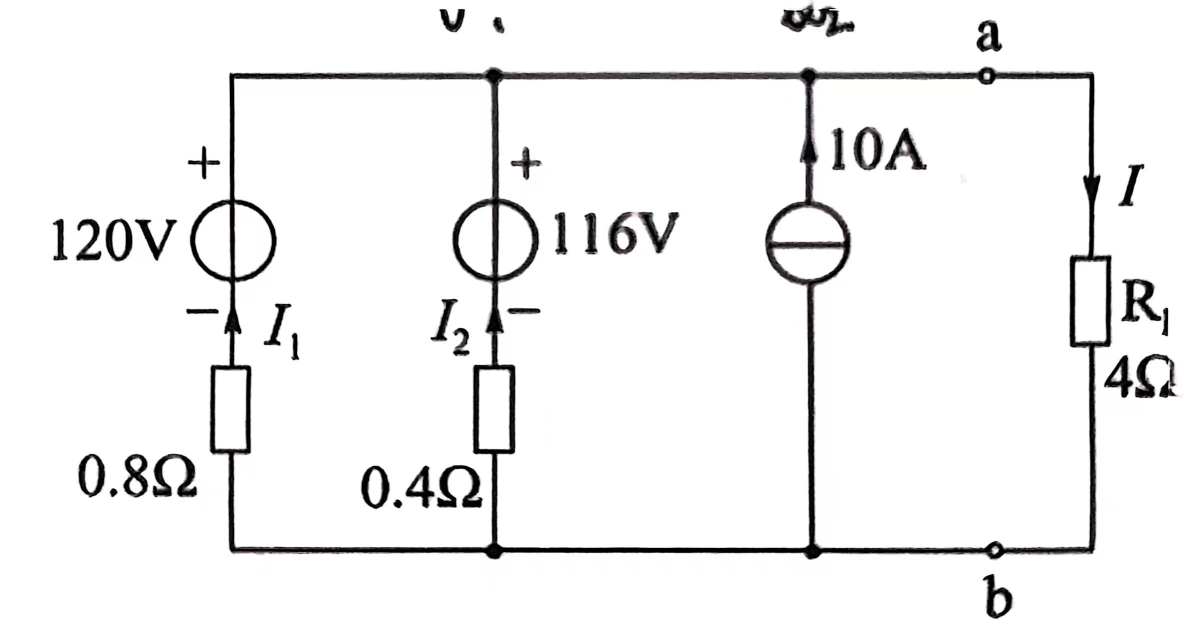
#> input picture assignment/circuit1.jpg, 2367 x 1280 px (shown at 1/2 size)
$ python -i process_circuit_image.py   (imports and definitions only)
#> lines starting #> are read from the running program, lines starting #| are printed output that depends on the picture; after the words box and inside, x2 and y2 are one past the last pixel; in counts of white or black regions, pixels touching at a corner belong together
### assignment/generate_binary_circuit_with_component_removal.py
import cv2
import numpy as np
import os
from detect_circuit_combined_models import detect_circuit_combined_models
import math


def generate_binary_circuit_with_component_removal(image_path, output_path=None, radius=65,
                                                   standard_model_path=None, pose_model_path=None):
    """
    生成已移除元件区域的电路线路二值图像。

    参数：
    - image_path：输入图像路径
    - output_path：保存二值输出的路径
    - radius：端点连接半径
    - standard_model_path：标准 YOLO 模型路径
    - pose_model_path：YOLO-pose 模型路径

    返回：
    - binary_image：电路原始二值图像
    - connected_image：包含连接线的二值图像
    - components_image：显示检测到的元件的图像
    - final_image：移除元件后的二值图像
    -detected_components：检测到的元件数据字典
    """
#> called with image_path = 'circuit1.jpg', output_path = 'final_binary_circuit.png', radius = 65
    img = cv2.imread(image_path)
#> img is the input picture: shape (1280, 2367, 3); mean B, G, R 241.1, 241, 241.1
    if img is None:
        raise ValueError(f"Could not load image from {image_path}")

    # 得到图像维度
    h, w = img.shape[:2]

    # 图像预处理
    gray = cv2.cvtColor(img, cv2.COLOR_BGR2GRAY)
    blurred = cv2.GaussianBlur(gray, (5, 5), 0)
    edges = cv2.Canny(blurred, 50, 150, apertureSize=3)  # 边缘检测
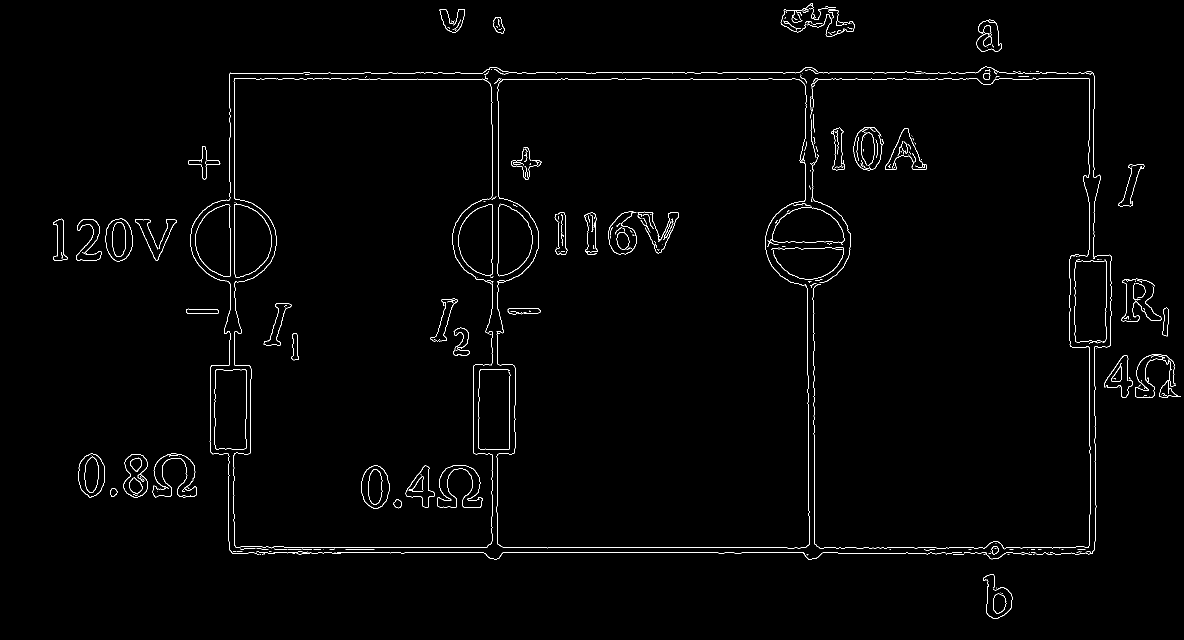
#> edges: shape (1280, 2367) (shown at 1/2 size); 1.2% white in thin lines or dots

    # 获取原始霍夫线
    min_line_length = 50
    max_line_gap = 50
    lines = cv2.HoughLinesP(edges, 1, np.pi / 180, 50,
                            minLineLength=min_line_length,
                            maxLineGap=max_line_gap)
#> lines = 287 rows, first 6: [964, 1095, 2112, 1095], [1812, 1105, 2185, 1105], [458, 158, 2076, 158], [460, 146, 1113, 146], [729, 145, 2185, 145], [458, 157, 760, 157]

    if lines is None or len(lines) == 0:
        print("图片中没有线。")
        return np.zeros((h, w), dtype=np.uint8), np.zeros((h, w), dtype=np.uint8), img, np.zeros((h, w),
                                                                                                 dtype=np.uint8), {}

    # 用这些检测到的线创建一个图像
    binary_image = np.zeros((h, w), dtype=np.uint8)
    for line in lines:
        x1, y1, x2, y2 = line[0]
        cv2.line(binary_image, (x1, y1), (x2, y2), 255, 1)
#> this loop made 287 passes
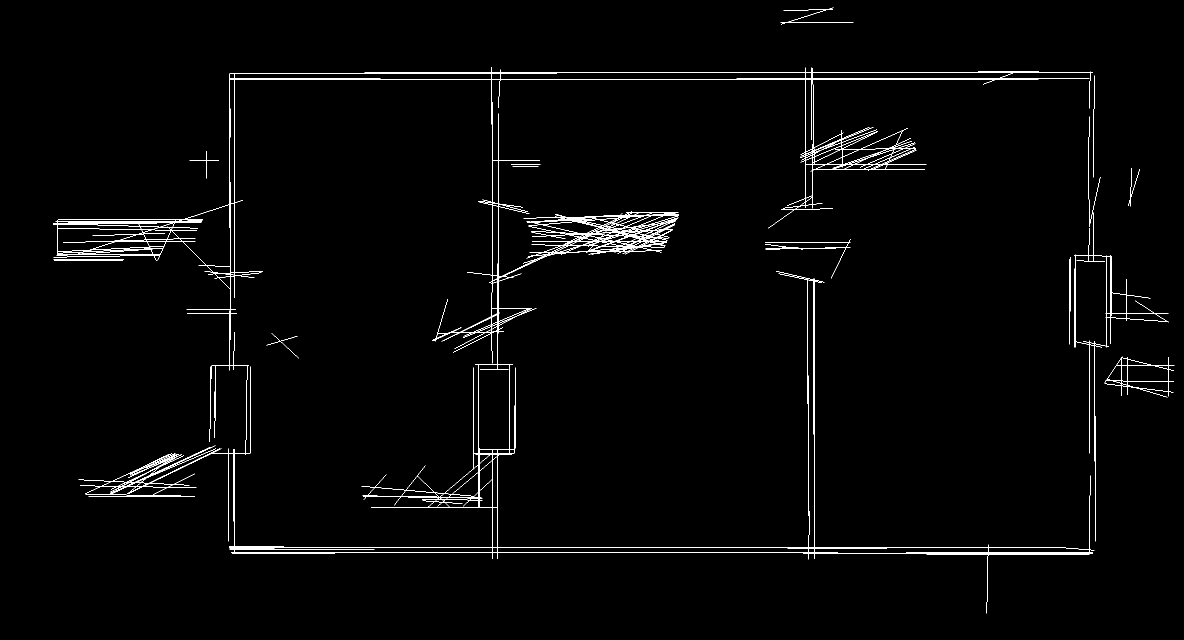
#> binary_image: shape (1280, 2367) (shown at 1/2 size); 1.6% white in thin lines or dots, all inside (x1, y1, x2, y2) = (106, 15, 2349, 1227)

    # 保存初始二进制图像
    cv2.imwrite("original_binary.png", binary_image)

    # 提取这些线的端点
    endpoints = []
    for line in lines:
        x1, y1, x2, y2 = line[0]
        endpoints.append((x1, y1))
        endpoints.append((x2, y2))
#> after the loop, endpoints = 574 pairs, first value 106 to 2348, second value 15 to 1226

    print(f"使用固定的精细化半径： {radius}")

    # 创建连通的二进制图像
    connected_image = create_connected_binary(binary_image, endpoints, radius)
    cv2.imwrite("connected_binary.png", connected_image)

    # 清理连接的图像
    cleaned_image = clean_binary_image(connected_image)
    cv2.imwrite("cleaned_binary.png", cleaned_image)

    # 确认模型路径存在
    if standard_model_path and pose_model_path and os.path.exists(standard_model_path) and os.path.exists(
            pose_model_path):
        try:
            print("使用 YOLO 模型检测组件...")
            detected_components, _ = detect_circuit_combined_models(standard_model_path, pose_model_path, image_path)
        except Exception as e:
            print(f"组件检测错误： {str(e)}")
            detected_components = {}
    else:
        print("未提供或未找到 YOLO 模型路径，跳过组件检测。")
        detected_components = {}

    # 创建原件可视化
    components_image = img.copy()
    component_mask = np.zeros((h, w), dtype=np.uint8)

    for comp_id, comp_data in detected_components.items():
        x1, y1, x2, y2 = comp_data['box']

        color = (0, 255, 0) if comp_data['model'] == 'standard' else (0, 0, 255)
        cv2.rectangle(components_image, (x1, y1), (x2, y2), color, 2)

        label = f"{comp_data['class_name']} ({comp_id})"
        cv2.putText(components_image, label, (x1, y1 - 10), cv2.FONT_HERSHEY_SIMPLEX,
                    0.5, color, 2)

        if comp_data['direction']:
            start_pt = comp_data['direction']['start']
            end_pt = comp_data['direction']['end']
            cv2.arrowedLine(components_image, start_pt, end_pt, (255, 0, 255), 2)

        cv2.rectangle(component_mask, (x1, y1), (x2, y2), 255, -1)

    cv2.imwrite("detected_components.png", components_image)
    cv2.imwrite("component_mask.png", component_mask)

    final_image = cleaned_image.copy()
    final_image[component_mask > 0] = 0

    # 保存最终图片
    if output_path:
        cv2.imwrite(output_path, final_image)

    # 创建增强版本来展示
    enhanced_binary = enhance_binary_image(binary_image)
    enhanced_connected = enhance_binary_image(cleaned_image)
    enhanced_final = enhance_binary_image(final_image)

    # 保存增强版本
    cv2.imwrite("enhanced_binary.png", enhanced_binary)
    cv2.imwrite("enhanced_connected.png", enhanced_connected)
    cv2.imwrite("enhanced_final.png", enhanced_final)

    return binary_image, cleaned_image, components_image, final_image, detected_components


def create_connected_binary(binary_image, endpoints, radius):
    """创建具有连接端点的二进制图像"""
#> called with radius = 65
    h, w = binary_image.shape[:2]
    result = binary_image.copy()

    # 创建基本端点可视化（可选，用于调试）
    endpoint_viz = np.zeros((h, w), dtype=np.uint8)
    for x, y in endpoints:
        cv2.circle(endpoint_viz, (x, y), 2, 255, -1)
#> this loop made 574 passes
#> (x, y) on passes 1 to 3: (964, 1095), (2112, 1095), (1812, 1105)
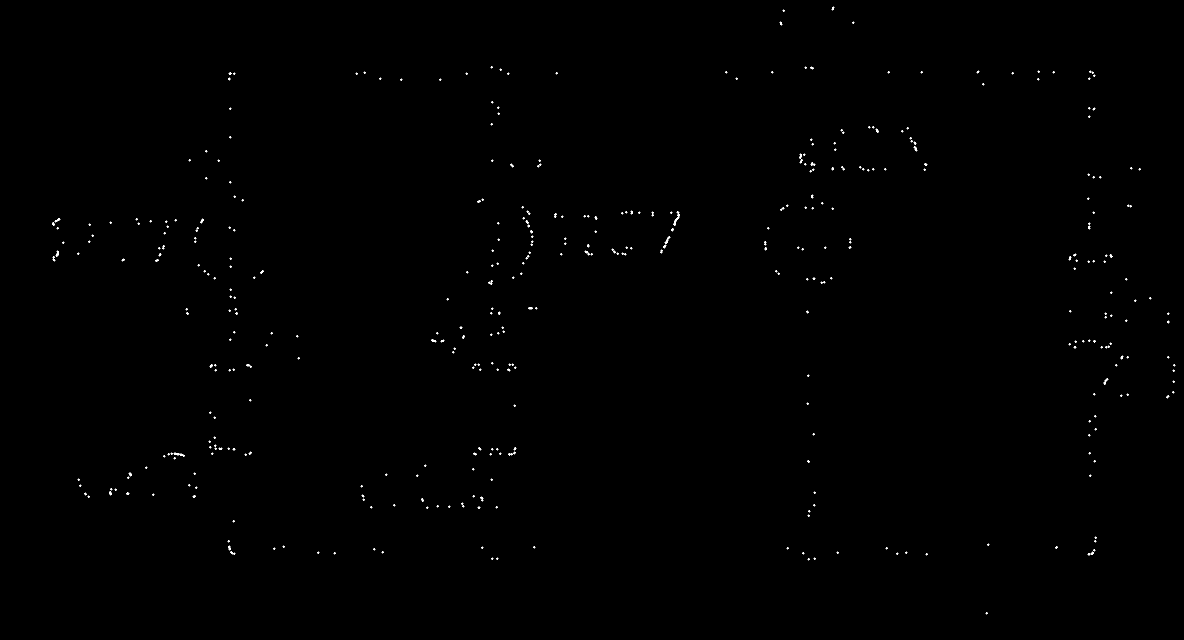
#> endpoint_viz: shape (1280, 2367) (shown at 1/2 size); 0.22% white in thin lines or dots

    cv2.imwrite("endpoints_viz.png", endpoint_viz)

    # 查找半径内的连接
    for i in range(len(endpoints)):
        x1, y1 = endpoints[i]
        for j in range(i + 1, len(endpoints)):
            x2, y2 = endpoints[j]
            # 检查端点是否属于不同的线段
            if (i // 2) != (j // 2):  # 不同线段
                # 计算距离
                dist = math.sqrt((x2 - x1) ** 2 + (y2 - y1) ** 2)
                if dist <= radius:
                    # 画一条线连接这些端点
                    cv2.line(result, (x1, y1), (x2, y2), 255, 1)
#> this loop made 574 passes
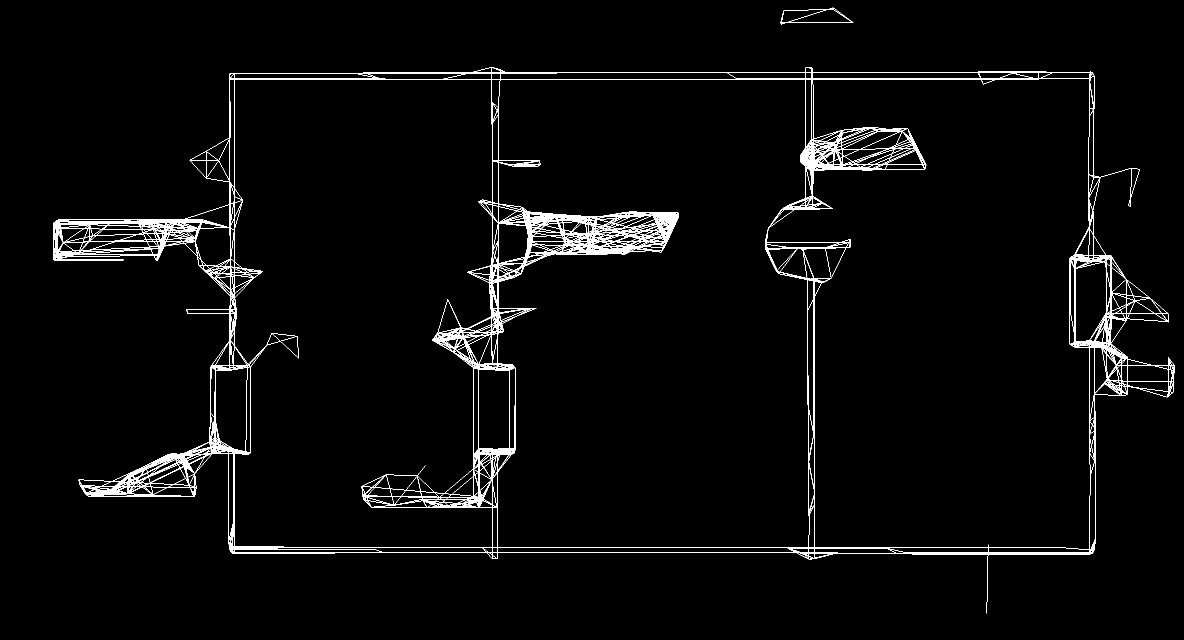
#> result: shape (1280, 2367) (shown at 1/2 size); 2.7% white in thin lines or dots, all inside (x1, y1, x2, y2) = (106, 15, 2349, 1227)

    return result


def clean_binary_image(binary_image, min_line_length=15):
    """通过去除孤立的小线段清理二值图像"""
#> called with min_line_length = 15
    """
        清理二值图像中孤立的小线段或噪声，保留满足最小长度要求的线段。
        通过检测图像中的轮廓，计算每个轮廓的近似长度，并滤除长度小于设定阈值的轮廓，最终生成干净的二值图像。
    """
    # 查找所有轮廓
    contours, _ = cv2.findContours(binary_image, cv2.RETR_LIST, cv2.CHAIN_APPROX_SIMPLE)
#> contours = 3685 contours, 2664 with area under 20; largest, box (x1, y1, x2, y2) and area: (106, 134, 2349, 1227) 1747074, (994, 158, 1619, 1096) 528494, (1533, 157, 2181, 1100) 491531, (468, 158, 985, 1095) 439294, (957, 738, 1019, 899) 9608
    cleaned = np.zeros_like(binary_image)

    for contour in contours:
        # 近似轮廓
        epsilon = 0.01 * cv2.arcLength(contour, True)
        approx = cv2.approxPolyDP(contour, epsilon, False)

        # 计算轮廓的总长度
        total_length = 0
        for i in range(len(approx) - 1):
            x1, y1 = approx[i][0]
            x2, y2 = approx[i + 1][0]
            total_length += math.sqrt((x2 - x1) ** 2 + (y2 - y1) ** 2)

        # 仅保留长度大于最小长度的轮廓
        if total_length >= min_line_length:
            cv2.drawContours(cleaned, [contour], 0, 255, 1)
#> this loop made 3685 passes
#> epsilon on passes 2, 5, 8: 0.0766, 0.199, 0.201
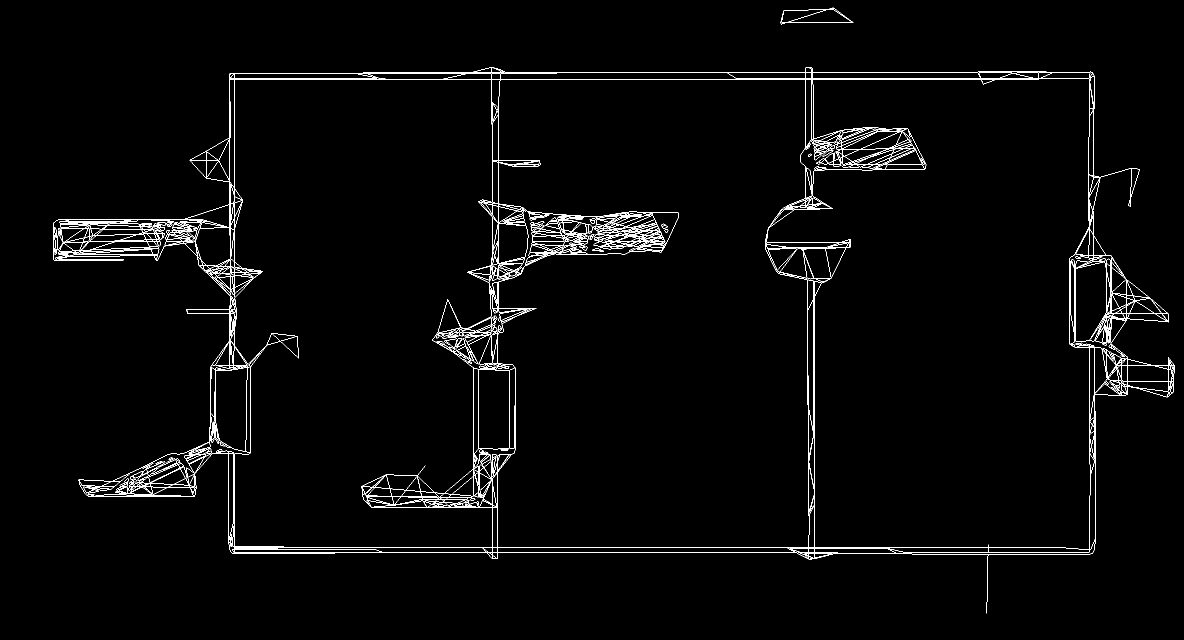
#> cleaned: shape (1280, 2367) (shown at 1/2 size); 2% white in thin lines or dots, all inside (x1, y1, x2, y2) = (106, 15, 2349, 1227)

    return cleaned


def enhance_binary_image(binary_image):
    """增强二值图像，使线条更加清晰"""
    """
        使用形态学膨胀操作增强二值图像中线条的可见性。
        此操作会扩展图像中的白色区域（前景），填充细小的断点或间隙，
        使线条更粗、更连续，从而在视觉上更清晰。
        此功能适用于需要提升二值图像可视化效果的场景，
        例如显示或初步预处理。
    """
    # 为了显示目的，创建一个稍微扩大的版本
    kernel = np.ones((3, 3), np.uint8)
    enhanced = cv2.dilate(binary_image, kernel, iterations=1)
#> enhanced: shape (1280, 2367); 4.1% white; 12 white regions, largest, box (x1, y1, x2, y2) and area: (105, 133, 2190, 1228) 106674, (2147, 232, 2338, 1084) 7983, (2208, 712, 2350, 796) 2669

    return enhanced

### assignment/process_circuit_image.py
import cv2
import matplotlib.pyplot as plt
import numpy as np
from generate_binary_circuit_with_component_removal import generate_binary_circuit_with_component_removal

standard_model_path = r"E:\ppt\graphtheory\assignment\runs\circuit_components_detector3\weights\best.pt"
pose_model_path = r"E:\ppt\graphtheory\assignment\runs\circuit_components_detector_pose2\weights\best.pt"


def process_circuit_image(image_path):
    """步骤1：处理电路图像以生成二值图像"""
    # 固定半径按指定
    radius = 65

    # 生成去除组件的二进制图像
    print(f"生成细调整半径为{radius}的二进制电路图像（如果元件个数过多，可以把该值调小；反之，调大。根据检测结果准确度决定。）...")
    binary_image, connected_image, components_image, final_image, detected_components = \
        generate_binary_circuit_with_component_removal(
            image_path,
            "final_binary_circuit.png",
            radius,
            standard_model_path,
            pose_model_path
        )

    plt.figure(figsize=(15, 10))

    # 原始图像
    plt.subplot(231)
    img = cv2.imread(image_path)
    plt.imshow(cv2.cvtColor(img, cv2.COLOR_BGR2RGB))
    plt.title('Original Image')
    plt.axis('off')

    # 原始二进制线
    plt.subplot(232)
    plt.imshow(enhance_binary_image(binary_image), cmap='gray')
    plt.title('Original Binary Lines')
    plt.axis('off')

    # 连通二值图像
    plt.subplot(233)
    plt.imshow(enhance_binary_image(connected_image), cmap='gray')
    plt.title(f'Connected Binary (r={radius})')
    plt.axis('off')

    # 原件检测
    plt.subplot(234)
    plt.imshow(cv2.cvtColor(components_image, cv2.COLOR_BGR2RGB))
    plt.title(f'Detected Components ({len(detected_components)})')
    plt.axis('off')

    # 最终元件移去图像
    plt.subplot(235)
    plt.imshow(enhance_binary_image(final_image), cmap='gray')
    plt.title('Final Binary Circuit')
    plt.axis('off')

    # 元件掩码
    component_mask = cv2.imread("component_mask.png", 0)
    if component_mask is not None:
        plt.subplot(236)
        plt.imshow(component_mask, cmap='gray')
        plt.title('Component Mask')
        plt.axis('off')

    plt.savefig("circuit_processing_stages.png", dpi=300)
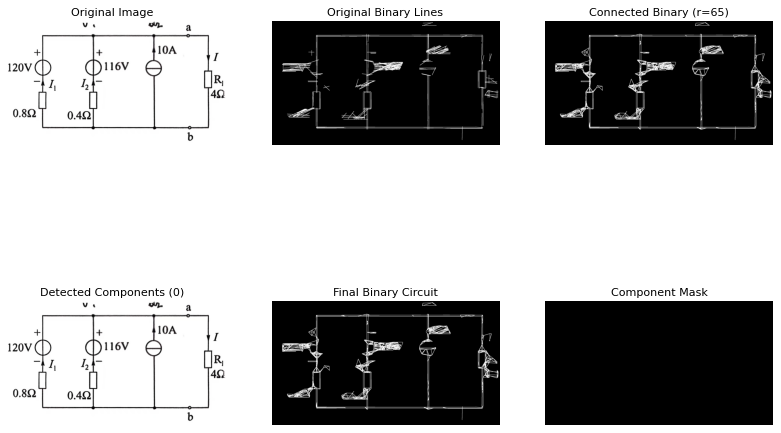
#> figure drawn by matplotlib, 6 panels

    # 保存最终的二进制图像以供下一步使用
    cv2.imwrite("final_binary_circuit.png", final_image)

    print(f"检测到的 {len(detected_components)} 个组件")
#| 检测到的 0 个组件

    # 保存组件数据以供下一步使用
    np.save("detected_components.npy", detected_components)

    return final_image, detected_components


def enhance_binary_image(binary_image):
    kernel = np.ones((3, 3), np.uint8)
    enhanced = cv2.dilate(binary_image, kernel, iterations=1)

    return enhanced

>>> result = process_circuit_image('circuit1.jpg')
